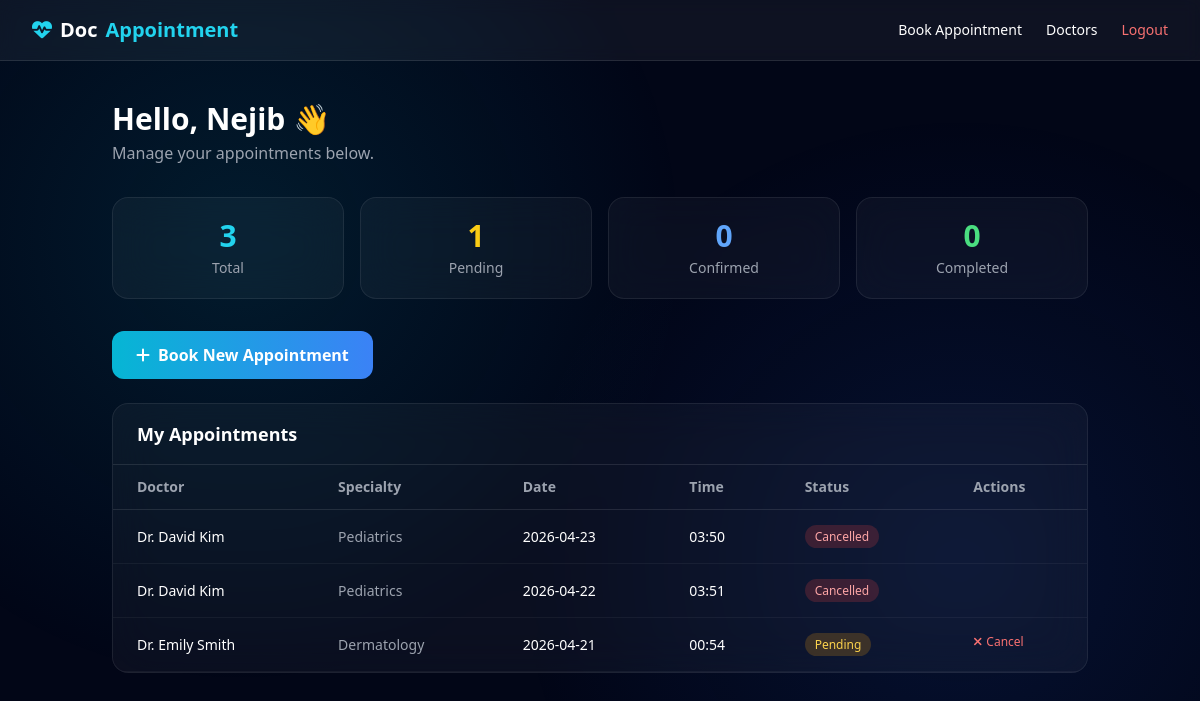
/dashboard (signed in), run on the app's committed database.
### app.py (models this page shows, shortened)
class User(db.Model):
    __tablename__ = "users"
    id            = db.Column(db.Integer, primary_key=True)
    name          = db.Column(db.String(120), nullable=False)
    email         = db.Column(db.String(120), unique=True, nullable=False)
    password_hash = db.Column(db.String(256), nullable=False)
    phone         = db.Column(db.String(20))
    dob           = db.Column(db.String(20))
    gender        = db.Column(db.String(10))
    role          = db.Column(db.String(10), default="patient")
    created_at    = db.Column(db.DateTime, default=datetime.utcnow)
    appointments   = db.relationship("Appointment", foreign_keys="Appointment.patient_id", backref="patient", lazy=True)
    doctor_profile = db.relationship("Doctor", backref="user", uselist=False, lazy=True)

class Appointment(db.Model):
    __tablename__ = "appointments"
    id         = db.Column(db.Integer, primary_key=True)
    patient_id = db.Column(db.Integer, db.ForeignKey("users.id"), nullable=False)
    doctor_id  = db.Column(db.Integer, db.ForeignKey("doctors.id"), nullable=False)
    appt_date  = db.Column(db.String(20), nullable=False)
    appt_time  = db.Column(db.String(10), nullable=False)
    status     = db.Column(db.String(20), default="pending")
    notes      = db.Column(db.Text, default="")
    created_at = db.Column(db.DateTime, default=datetime.utcnow)
    invoice    = db.relationship("Invoice", backref="appointment", uselist=False, lazy=True)

class Doctor(db.Model):
    __tablename__ = "doctors"
    id             = db.Column(db.Integer, primary_key=True)
    user_id        = db.Column(db.Integer, db.ForeignKey("users.id"), nullable=False)
    specialty      = db.Column(db.String(100), nullable=False)
    bio            = db.Column(db.Text, default="")
    available_days = db.Column(db.String(100), default="Mon,Tue,Wed,Thu,Fri")
    image_url      = db.Column(db.String(255), default="")
    appointments   = db.relationship("Appointment", foreign_keys="Appointment.doctor_id", backref="doctor", lazy=True)

### app.py (the view)
@app.route("/dashboard")
@login_required
def dashboard():
    user = User.query.get(session["user_id"])
    appointments = Appointment.query.filter_by(patient_id=user.id)\
                    .order_by(Appointment.appt_date.desc()).all()
    return render_template("dashboard.html", user=user, appointments=appointments)

### app.py (called while the page is built)
def login_required(f):
    @wraps(f)
    def decorated(*args, **kwargs):
        if "user_id" not in session:
            flash("Please log in to continue.", "warning")
            return redirect(url_for("login"))
        return f(*args, **kwargs)
    return decorated

### templates/dashboard.html (shortened to what this page needs)
<!DOCTYPE html>
<html lang="en">
<head>
<script src="https://cdn.tailwindcss.com"></script>
<link rel="stylesheet" href="https://cdnjs.cloudflare.com/ajax/libs/font-awesome/6.5.0/css/all.min.css">
</head>
<body>
<nav class="px-8 py-4 flex justify-between items-center bg-white/5 backdrop-blur border-b border-white/10">
    <a href="{{ url_for('index') }}" class="flex items-center gap-2 text-xl font-bold">
        <i class="fa-solid fa-heart-pulse text-cyan-400"></i>
        Doc<span class="text-cyan-400">Appointment</span>
    </a>
    <div class="flex items-center gap-6 text-sm">
        <a href="{{ url_for('appointment') }}" class="hover:text-cyan-400">Book Appointment</a>
        <a href="{{ url_for('doctors') }}"     class="hover:text-cyan-400">Doctors</a>
        <a href="{{ url_for('logout') }}"      class="text-red-400 hover:text-red-300">Logout</a>
    </div>
</nav>
<main class="max-w-5xl mx-auto px-6 py-10">
    <div class="mb-8">
        <h1 class="text-3xl font-bold">Hello, {{ user.name }} 👋</h1>
        <p class="text-gray-400 mt-1">Manage your appointments below.</p>
    </div>
    <div class="grid grid-cols-2 md:grid-cols-4 gap-4 mb-8">
        {% set total     = appointments|length %}
        {% set pending   = appointments|selectattr('status','equalto','pending')|list|length %}
        {% set confirmed = appointments|selectattr('status','equalto','confirmed')|list|length %}
        {% set completed = appointments|selectattr('status','equalto','completed')|list|length %}
        <div class="glass p-5 text-center">
            <div class="text-3xl font-bold text-cyan-400">{{ total }}</div>
            <div class="text-gray-400 text-sm mt-1">Total</div>
        </div>
        <div class="glass p-5 text-center">
            <div class="text-3xl font-bold text-yellow-400">{{ pending }}</div>
            <div class="text-gray-400 text-sm mt-1">Pending</div>
        </div>
        <div class="glass p-5 text-center">
            <div class="text-3xl font-bold text-blue-400">{{ confirmed }}</div>
            <div class="text-gray-400 text-sm mt-1">Confirmed</div>
        </div>
        <div class="glass p-5 text-center">
            <div class="text-3xl font-bold text-green-400">{{ completed }}</div>
            <div class="text-gray-400 text-sm mt-1">Completed</div>
        </div>
    </div>
    <div class="mb-6">
        <a href="{{ url_for('appointment') }}"
           class="px-6 py-3 rounded-xl bg-gradient-to-r from-cyan-500 to-blue-500 font-semibold hover:opacity-90 transition inline-flex items-center gap-2">
            <i class="fa-solid fa-plus"></i> Book New Appointment
        </a>
    </div>
    <div class="glass overflow-hidden">
        <div class="px-6 py-4 border-b border-white/10">
            <h2 class="text-lg font-semibold">My Appointments</h2>
        </div>
        {% if appointments %}
        <div class="overflow-x-auto">
        <table class="w-full text-sm">
            <thead>
                <tr class="text-gray-400 border-b border-white/10 text-left">
                    <th class="px-6 py-3">Doctor</th>
                    <th class="px-6 py-3">Specialty</th>
                    <th class="px-6 py-3">Date</th>
                    <th class="px-6 py-3">Time</th>
                    <th class="px-6 py-3">Status</th>
                    <th class="px-6 py-3">Actions</th>
                </tr>
            </thead>
            <tbody>
                {% for appt in appointments %}
                <tr class="border-b border-white/5 hover:bg-white/5 transition">
                    <td class="px-6 py-4 font-medium">Dr. {{ appt.doctor.user.name }}</td>
                    <td class="px-6 py-4 text-gray-400">{{ appt.doctor.specialty }}</td>
                    <td class="px-6 py-4">{{ appt.appt_date }}</td>
                    <td class="px-6 py-4">{{ appt.appt_time }}</td>
                    <td class="px-6 py-4">
                        <span class="badge badge-{{ appt.status }}">{{ appt.status|capitalize }}</span>
                    </td>
                    <td class="px-6 py-4 flex gap-3">
                        {% if appt.status not in ('cancelled','completed') %}
                        <form method="POST" action="{{ url_for('cancel_appointment', appt_id=appt.id) }}"
                              onsubmit="return confirm('Cancel this appointment?')">
                            <button class="text-red-400 hover:text-red-300 text-xs flex items-center gap-1">
                                <i class="fa-solid fa-xmark"></i> Cancel
                            </button>
                        </form>
                        {% endif %}
                    </td>
                </tr>
                {% endfor %}
            </tbody>
        </table>
        </div>
        {% else %}
        <div class="py-16 text-center text-gray-500">
            <i class="fa-solid fa-calendar-xmark text-4xl mb-4"></i>
            <p>No appointments yet.</p>
        </div>
        {% endif %}
    </div>
</main>
</body>
</html>

### templates/dashboard.html (style rules this page uses)
body { margin:0; font-family:system-ui,-apple-system,sans-serif; background:#020617; color:white; min-height:100vh; }
body::before { content:""; position:fixed; inset:0; background:radial-gradient(circle at 20% 30%,rgba(6,182,212,0.12),transparent 40%),radial-gradient(circle at 80% 70%,rgba(37,99,235,0.12),transparent 40%); z-index:-1; }
.glass { background:rgba(255,255,255,0.04); backdrop-filter:blur(20px); border-radius:16px; border:1px solid rgba(255,255,255,0.08); }
.badge { font-size:12px; padding:3px 10px; border-radius:20px; font-weight:500; }
.badge-pending { background:rgba(245,158,11,0.2); color:#fcd34d; }
.badge-cancelled { background:rgba(239,68,68,0.2); color:#fca5a5; }

### data on the page
User: name "Nejib"
Appointment: doctor.user.name "David Kim", doctor.specialty "Pediatrics", appt_date "2026-04-23", appt_time "03:50", status "Cancelled"
Appointment: doctor.user.name "David Kim", doctor.specialty "Pediatrics", appt_date "2026-04-22", appt_time "03:51", status "Cancelled"
Appointment: doctor.user.name "Emily Smith", doctor.specialty "Dermatology", appt_date "2026-04-21", appt_time "00:54", status "Pending"

### other printed values
{{ total }} "3"
{{ pending }} "1"
{{ confirmed }} "0"
{{ completed }} "0"
